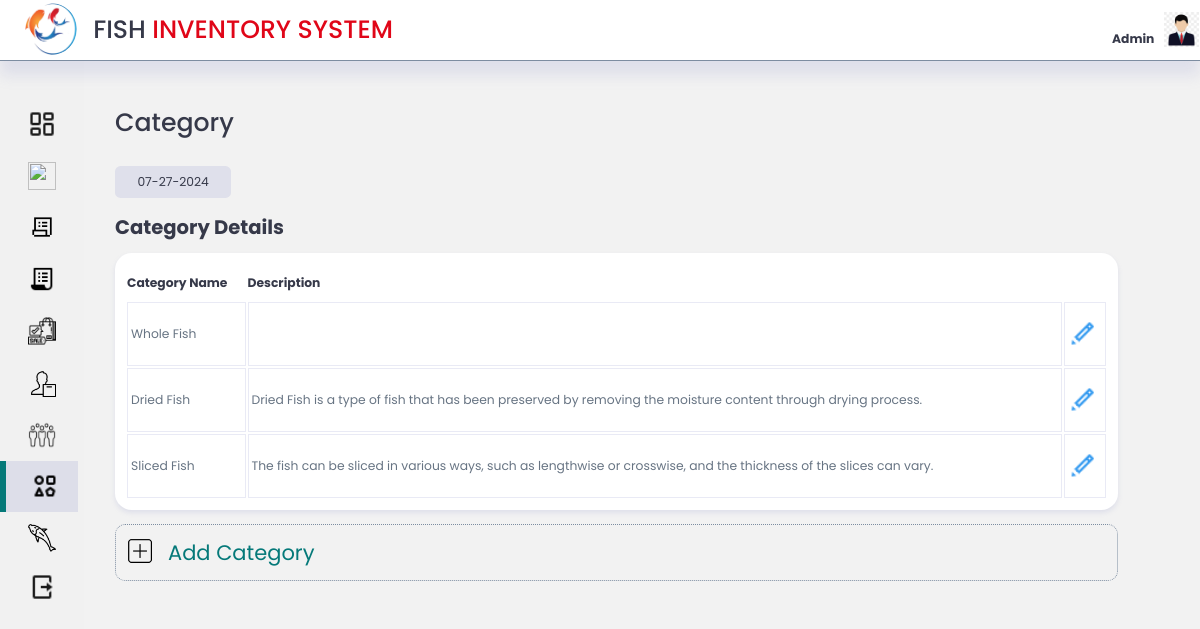
Screenshot of /Admin/inc/category/category.php with the database file from the repository.
### tables this page shows
CREATE TABLE `category` (
  `catID` int(11) NOT NULL,
  `categoryName` varchar(255) NOT NULL,
  `description` varchar(3000) NOT NULL,
  `photo` varchar(255) NOT NULL
);

### Admin/inc/category/category.php (the view, shortened to what this page needs)
<?php
include '../connection/db-user.php';
?>
<!DOCTYPE html>
<html lang="en">
<head>
    <link rel="stylesheet" href="../../css/style.css">
</head>
<body>
    <div class="top">
        <div class="logo">
            <img src="../../icons/fishlogo.png" alt="">
            <h1>FISH <span class="danger">INVENTORY SYSTEM</span></h1>
        </div>
        <div class="profile">
            <div class="admin-name">
                <div class="admin">
                    <br>
                    <span class="hovertext" data-hover= "Edit Admin"><a href="../../admin-update.php"><b class="text-muted">Admin</b></a></span>
                </div>
            </div>
            <div class="profile-photo">
                <a class="hovertext" href="admin-update.php" data-hover= "Edit Admin"><img src="../../icons/admin-logo.jpg" alt="pic"></a>
            </div>
        </div>
    </div>
<div class="container">
    <aside>
            <div class="nav">
                <a id="dashboard" class= "not-active" href="../../index.php"><span ><img  src="../../icons/icons8-dashboard-layout-24.png" alt=""></span><h3>Dashboard</h3></a>
                <a id="inventory"class= "not-active"  href="../../inc/inventory/inventory.php"><span ><img src="../../icons/icons8-in-inventory-30.png" alt=""></span><h3 >Inventory</h3></a>
                <a id="purchase" class= "not-active" href="../../inc/purchase/purchase.php"><span ><img src="../../icons/icons8-purchase-order-32.png" alt=""></span><h3>Purchase</h3></a>
                <a id="orders" class= "not-active" href="../../inc/orders/orders.php"><span ><img src="../../icons/icons8-purchase-order-30.png" alt=""></span><h3>Orders</h3></a>
                <a id="sale" class= "not-active" href="../../inc/sale/sale.php"><span ><img src="../../icons/icons8-purchase-64.png" alt=""></span><h3>Sale</h3></a>
                <a id="supplier" class= "not-active" href="../../inc/suppliers/supplier.php"><span ><img src="../../icons/icons8-supplier-50.png" alt=""></span><h3>Suppliers</h3></a>
                <a id="customer" class= "not-active" href="../../inc/customer/customer.php"><span ><img src="../../icons/icons8-customers-64.png" alt=""></span><h3>Customers</h3></a>
                <a id="category" class= "active" href="../../inc/category/category.php"><span ><img src="../../icons/icons8-diversity-24.png" alt=""></span><h3>Category</h3></a>
                <a id="gallery" class= "not-active" href="../../inc/gallery/gallery.php"><span ><img src="../../icons/icons8-top-view-fish-50.png" alt=""></span><h3>Gallery</h3></a>
                <a href="../../logout.php"><span ><img src="../../icons/icons8-logout-24.png" alt=""></span><h3 class='danger'>Logout</h3></a>
            </div>
    </aside>
<main>
<div class="category">
    <h1>Category</h1>
    <div class="date">
    <?php
        $date = date('m-d-Y');
        echo $date;
        ?>
    </div>
    <div class="table">
        <h2>Category Details</h2>
        <table>
            <thead>
                <tr>
                    <th>Category Name</th>
                    <th>Description</th>
                </tr>
            </thead>
            <?php
         $catlist = mysqli_query($conn, "SELECT * FROM category;");
            if($catlist->num_rows > 0){
            while($cat = $catlist->fetch_assoc()){
            ?>
            <tbody>
                <tr>
                    <td><?php echo $cat['categoryName']; ?></td>
                    <td><?php echo $cat['description']; ?></td>
                    <td><a href="./editCategory.php?edit=<?php echo $cat['catID'];?>"><img src="../../icons/icons8-pencil-24.png" alt="edit"></a></td>
                </tr>
            </tbody>
            <?php }
            }else{ ?>
            <?php } ?>
        </table>
        <a href="#"><label class="btn" for="modal-2"><img src="../../icons/icons8-add-new-50.png" alt="">Add Category</label></a>
    </div>
</div>
</main>
</body>
</html>

### Admin/css/style.css (style rules this page uses)
:root { --color-primary: #057979; --color-danger: #e00618; --color-success:#04ece0; --color-sale:rgb(170, 245, 140); --color-warning:#ffbb55; --color-white:#fff; --color-info-dark:#7d8da1; --color-info-light:#dce1eb; --color-dark:#363949; --color-light:rgba(132, 139, 200, 0.18); --color-primary-variant:#111e88; --color-dark-variant:#677483; --color-background:#f2f2f2f2; --color-transparent:transparent; --card-border-radius: 1.2rem; --border-radius-1: 0.4rem; --border-radius-2: 0.8rem; --border-radius-3: 1.2rem; --card-padding: 1.8rem; --padding-1:1.2rem; --box-shadow: 0 .2rem .4rem var(--color-light); --box-shadow2: 0 .2rem .3em var(--color-info-dark); }
* { margin: 0; padding: 0; outline: 0; appearance: none; border: 0; text-decoration: none; list-style: none; box-sizing: border-box; }
html { font-size: 14px; }
body { width: 100vw; font-family: poppins, sans-serif; font-size: 0.88rem; background: var(--color-background); user-select: none; overflow-x: hidden; color: var(--color-dark); }
.container { display: grid; width: 96%; margin: 0; gap: 1.5rem; grid-template-columns: 14rem auto ; height: 100vh; }
a { color: var(--color-dark); }
img { display: block; width: 100%; }
h1 { font-weight: 800; font-size: 1.8rem; }
h2 { font-size: 1.4rem; }
label { padding: 12px 12px 12px 0; display: inline-block; }
.danger { color: var(--color-danger); cursor: pointer; }
.top { display: flex; align-items: center; justify-content: space-between; padding: .8px; background: var(--color-white); width: 100%; border-bottom: 1px solid var(--color-info-dark); box-shadow: 0 1rem 1rem var(--color-light); position: fixed; }
.logo { display: flex; gap: 1rem; }
.logo img { padding: 2px; margin-left: .8rem; width: 4rem; height: 4rem; border-radius: 50%; }
h1 { padding: 10px 0px; font-weight: 500; }
.profile { display: flex; gap: 0.7rem; }
.profile img { width: 2.5rem; height: 2.5rem; }
aside .nav { display: flex; flex-direction: column; height: 86vh; position: fixed; width: 14rem; top: 7rem; }
aside { border-radius: 10px; height: 100vh; display: block; background-color: var(--color-background); }
aside .nav a { display: flex; color: var(--color-info-dark); margin-left: 2rem; gap: 1rem; align-items: center; position: relative; height: 3.7rem; transition: all 300ms ease; }
aside .nav a span { font-size: 1.6rem; transition: all 300ms ease; }
aside .nav a span img { width: 2rem; height: 2rem; background: var(--color-transparent); }
aside .nav a:last-child { position: absolute; bottom: 2rem; width: 100%; }
aside .nav a.active { background: var(--color-light); color: var(--color-dark); margin-left: 0; }
aside .nav a.active:before { content: ''; width: 6px; height: 100%; background: var(--color-primary); }
aside .nav a.active span { color: var(--color-dark); margin-left: calc(1rem - 3px); }
main { margin-top: 6rem; height: auto; padding: 10px; }
main .date { display: inline-block; background: var(--color-light); border-radius: var(--border-radius-1); margin-top: 1rem; padding: 0.5rem 1.6rem; }
.table { margin-top: 1rem; }
.table h2 { margin-bottom: 0.8rem; }
table { background: var(--color-white); width: 100%; border-radius: var(--card-border-radius); padding: 10px; text-align: left; box-shadow: var(--box-shadow); transition: all 300ms ease; overflow-x: scroll; }
th { height: 2.5rem; }
td { padding: 3px; border: 1px solid var(--color-light); color: var(--color-dark-variant); }
.table a { text-align: left; display: block; margin: 1rem auto; color: var(--color-primary); }
.table a label { display: flex; gap: 1rem; font-size: 1.5rem; border: 1px dotted var(--color-info-dark); border-radius: 10px; padding-left: 10px; cursor: pointer; }
.table a img { height: 2rem; width: 2rem; display: flex; }
@media screen and (max-width:1200px) { .container { width: 94%; grid-template-columns: 6rem auto ; } }
@media screen and (max-width:1200px) { .top .logo { padding-left: .8rem; } }
@media screen and (max-width:1200px) { .top .logo h1 { display: block; } }
@media screen and (max-width:1200px) { aside .nav { width: 100%; } }
@media screen and (max-width:1200px) { aside .nav a { width: 5.6rem; } }
@media screen and (max-width:1200px) { aside .nav a:last-child { position: relative; margin-top: 1.8rem; } }

### rows the page displays
category: categoryName "Whole Fish"
category: categoryName "Dried Fish", description "Dried Fish is a type of fish that has been preserved by removing the moisture content through drying process."
category: categoryName "Sliced Fish", description "The fish can be sliced in various ways, such as lengthwise or crosswise, and the thickness of the slices can vary."
